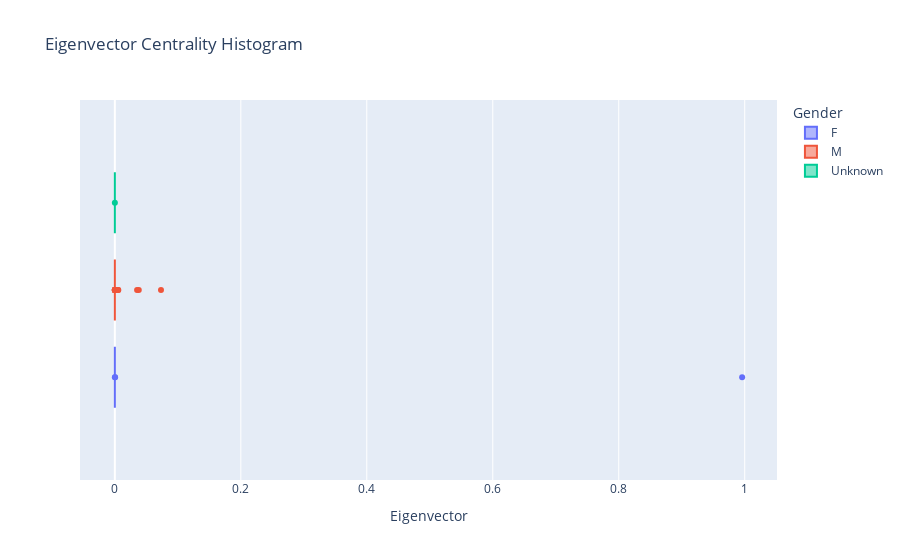

The cell this chart's notebook holds for it:
### Code cell
fig = px.box(df, x="Eigenvector", color="Gender", notched=True, title="Eigenvector Centrality Histogram")
fig.show()

### Figure 1 — Plotly figure (JSON) as saved in the notebook; plotly's stock layout.template omitted (floating-point values rounded to 4 significant figures; data arrays with more than 128 entries replaced by an {"elided": "..."} marker saying what was removed)
{"data": [{"alignmentgroup": "True", "hovertemplate": "Gender=F<br>Eigenvector=%{x}<extra></extra>", "legendgroup": "F", "marker": {"color": "#636efa"}, "name": "F", "notched": true, "offsetgroup": "F", "orientation": "h", "showlegend": true, "type": "box", "x": {"elided": "146 float values"}, "x0": " ", "xaxis": "x", "y0": " ", "yaxis": "y"}, {"alignmentgroup": "True", "hovertemplate": "Gender=M<br>Eigenvector=%{x}<extra></extra>", "legendgroup": "M", "marker": {"color": "#EF553B"}, "name": "M", "notched": true, "offsetgroup": "M", "orientation": "h", "showlegend": true, "type": "box", "x": {"elided": "176 float values"}, "x0": " ", "xaxis": "x", "y0": " ", "yaxis": "y"}, {"alignmentgroup": "True", "hovertemplate": "Gender=Unknown<br>Eigenvector=%{x}<extra></extra>", "legendgroup": "Unknown", "marker": {"color": "#00cc96"}, "name": "Unknown", "notched": true, "offsetgroup": "Unknown", "orientation": "h", "showlegend": true, "type": "box", "x": [6.174e-103, 8.985e-98, 5.047e-71, 2.153e-49, 9.051e-98, 4.193e-68, 5.443e-27], "x0": " ", "xaxis": "x", "y0": " ", "yaxis": "y"}], "layout": {"autosize": true, "boxmode": "group", "legend": {"title": {"text": "Gender"}, "tracegroupgap": 0}, "title": {"text": "Eigenvector Centrality Histogram"}, "xaxis": {"anchor": "y", "autorange": true, "domain": [0, 1], "range": [-0.05533, 1.051], "title": {"text": "Eigenvector"}, "type": "linear"}, "yaxis": {"anchor": "x", "autorange": true, "domain": [0, 1], "range": [-0.5172, 0.5172], "type": "category"}}}
